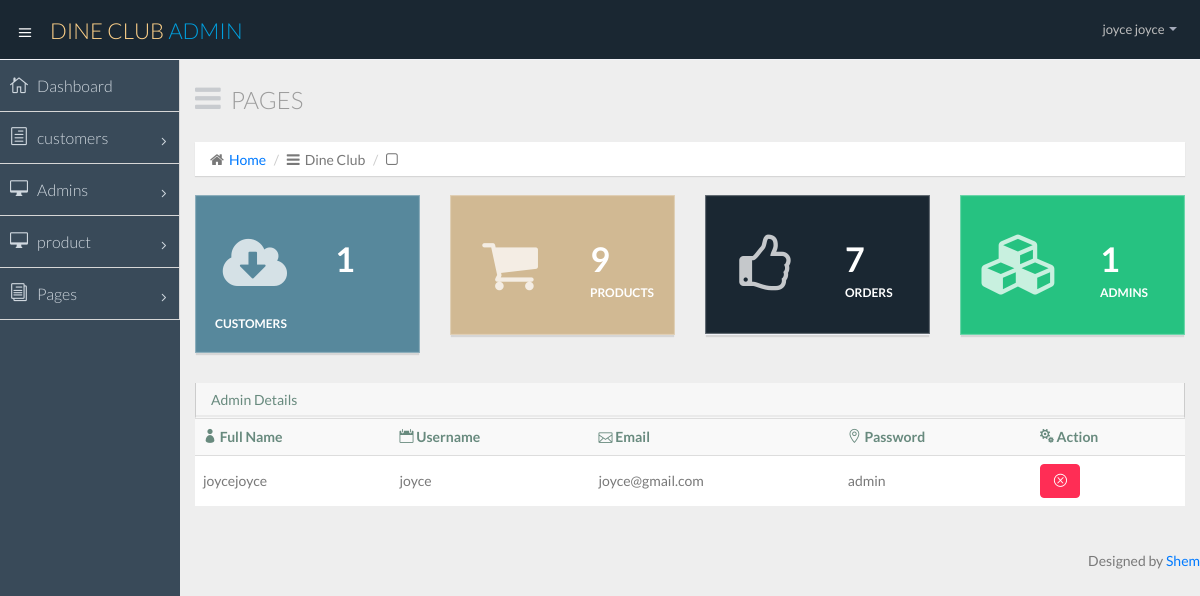
/admin/dashboard.php (signed in), run on the app's committed database.
### tables this page shows
CREATE TABLE `user` (
  `email` varchar(40) NOT NULL,
  `firstname` varchar(15) NOT NULL,
  `lastname` varchar(15) NOT NULL,
  `username` varchar(16) NOT NULL,
  `password` varchar(16) NOT NULL,
  `user_id` int(8) NOT NULL
);

### admin/sess.php (called while the page is built, shortened)
<?php
	require 'config.php';
	if(!ISSET($_SESSION['user_id'])){
		header("location: index.php");
	}else{
		$session_id=$_SESSION['user_id'];
		$user_query = $conn->query("SELECT * FROM user WHERE user_id = '$session_id'") or die("unable to get your name");
		$user_row = $user_query->fetch_array();
	}
?>

### admin/dashboard.php (the view, shortened to what this page needs)
<?php include ('sess.php');?>
<!DOCTYPE html>
<html lang="en">
<head>
  <title><?php include ('../name.php');?></title>
  <link href="css/bootstrap.min.css" rel="stylesheet">
  <link href="css/bootstrap-theme.css" rel="stylesheet">
  <link href="css/elegant-icons-style.css" rel="stylesheet" />
  <link href="css/font-awesome.min.css" rel="stylesheet" />
  <link href="css/style.css" rel="stylesheet">
  <link href="css/style-responsive.css" rel="stylesheet" />
</head>
<body>
  <section id="container" class="">
    <header class="header dark-bg">
      <div class="toggle-nav">
        <div class="icon-reorder tooltips" data-original-title="Toggle Navigation" data-placement="bottom"><i class="icon_menu"></i></div>
      </div>
      <a href="dashboard.php" class="logo"><?php include ('../name.php');?> <span class="lite">Admin</span></a>
      <div class="top-nav notification-row">
        <ul class="nav pull-right top-menu">
          <li class="dropdown">
            <a data-toggle="dropdown" class="dropdown-toggle" href="#">
                            <span class="username">
<?php echo $user_username = $user_row['firstname']." ".$user_row['lastname'];?>
                            </span>
                            <b class="caret"></b>
                        </a>
          </li>
        </ul>
      </div>
    </header>
    <aside>
      <div id="sidebar" class="nav-collapse ">
        <ul class="sidebar-menu">
          <li class="">
            <a class="" href="dashboard.php">
                          <i class="icon_house_alt"></i>
                          <span>Dashboard</span>
                      </a>
          </li>
          <li class="sub-menu">
            <a href="javascript:;" class="">
                          <i class="icon_document_alt"></i>
                          <span>customers</span>
                          <span class="menu-arrow arrow_carrot-right"></span>
                      </a>
          </li>
          <li class="sub-menu">
            <a href="javascript:;" class="">
                          <i class="icon_desktop"></i>
                          <span>Admins</span>
                          <span class="menu-arrow arrow_carrot-right"></span>
                      </a>
          </li>
          <li class="sub-menu">
            <a href="javascript:;" class="">
                          <i class="icon_desktop"></i>
                          <span>product</span>
                          <span class="menu-arrow arrow_carrot-right"></span>
                      </a>
          </li>
          <li class="sub-menu ">
            <a href="javascript:;" class="">
                          <i class="icon_documents_alt"></i>
                          <span>Pages</span>
                          <span class="menu-arrow arrow_carrot-right"></span>
                      </a>
          </li>
        </ul>
      </div>
    </aside>
    <section id="main-content">
      <section class="wrapper">
        <div class="row">
          <div class="col-lg-12">
            <h3 class="page-header"><i class="fa fa fa-bars"></i> Pages</h3>
            <ol class="breadcrumb">
              <li><i class="fa fa-home"></i><a href="dashboard.php">Home</a></li>
              <li><i class="fa fa-bars"></i><?php include ('../name.php');?></li>
              <li><i class="fa fa-square-o"></i></li>
            </ol>
          </div>
        </div>
        <div class="row">
          <div class="col-lg-3 col-md-3 col-sm-12 col-xs-12">
            <div class="info-box blue-bg">
              <i class="fa fa-cloud-download"></i>
              <div class="count">
              <?php
                                    include ('config.php');
                                        $sql = "SELECT * FROM customers";
                                       if ($stmt = $conn->prepare($sql)) {
                                         $stmt->execute();
                                          $stmt->store_result();
                                           printf( $stmt->num_rows);
                                       }
                                    ?>
              </div>
              <div class="title">Customers</div>
            </div>
          </div>
          <div class="col-lg-3 col-md-3 col-sm-12 col-xs-12">
            <div class="info-box brown-bg">
              <i class="fa fa-shopping-cart"></i>
              <div class="count">
              <?php
                                    include ('config.php');
                                        $sql = "SELECT * FROM product";
                                       if ($stmt = $conn->prepare($sql)) {
                                         $stmt->execute();
                                          $stmt->store_result();
                                           printf( $stmt->num_rows);
                                       }
                                    ?>
              </div>
              <div class="title">Products</div>
            </div>
          </div>
          <div class="col-lg-3 col-md-3 col-sm-12 col-xs-12">
            <div class="info-box dark-bg">
              <i class="fa fa-thumbs-o-up"></i>
              <div class="count">
              <?php
                                    include ('config.php');
                                        $sql = "SELECT * FROM orders";
                                       if ($stmt = $conn->prepare($sql)) {
                                         $stmt->execute();
                                          $stmt->store_result();
                                           printf( $stmt->num_rows);
                                       }
                                    ?>
              </div>
              <div class="title">Orders</div>
            </div>
          </div>
          <div class="col-lg-3 col-md-3 col-sm-12 col-xs-12">
            <div class="info-box green-bg">
              <i class="fa fa-cubes"></i>
              <div class="count">
              <?php
                                    include ('config.php');
                                        $sql = "SELECT * FROM user";
                                       if ($stmt = $conn->prepare($sql)) {
                                         $stmt->execute();
                                          $stmt->store_result();
                                           printf( $stmt->num_rows);
                                       }
                                    ?>
              </div>
              <div class="title">Admins</div>
            </div>
          </div>
        </div>
        <div class="row">
          <div class="col-lg-12">
            <section class="panel">
              <header class="panel-heading">
                Admin Details
              </header>
              <table class="table table-striped table-advance table-hover">
                <tbody>
                  <tr>
                    <th><i class="icon_profile"></i> Full Name</th>
                    <th><i class="icon_calendar"></i> Username</th>
                    <th><i class="icon_mail_alt"></i> Email</th>
                    <th><i class="icon_pin_alt"></i> Password</th>
                    <th><i class="icon_cogs"></i> Action</th>
                  </tr>
                  <tr>
                  <?php
										require 'config.php';
										$query = $conn->query("SELECT * FROM user ORDER BY user_id");
										while($row = $query->fetch_array()){
										?>
                    <td><?php echo $row ['firstname'] ."".$row ['lastname'] ;?></td>
                    <td><?php echo $row ['username'];?></td>
                    <td><?php echo $row ['email'];?></td>
                    <td><?php echo $row ['password'];?></td>
                    <td>
                      <div class="btn-group">
                        <a class="btn btn-danger" href="delete-admin.php?id=<?= $row['user_id'];?>"><i class="icon_close_alt2"></i></a>
                      </div>
                    </td>
                  </tr>
                  <?php } ?>
                </tbody>
              </table>
            </section>
          </div>
        </div>
      </section>
    </section>
    <div class="text-right">
      <div class="credits">
          Designed by <a href="">Shem</a>
        </div>
    </div>
  </section>
</body>
</html>

### data on the page
user: firstname+lastname "joyce joyce", firstname "joyce", lastname "joyce", username "joyce", email "joyce@gmail.com", password "admin"
